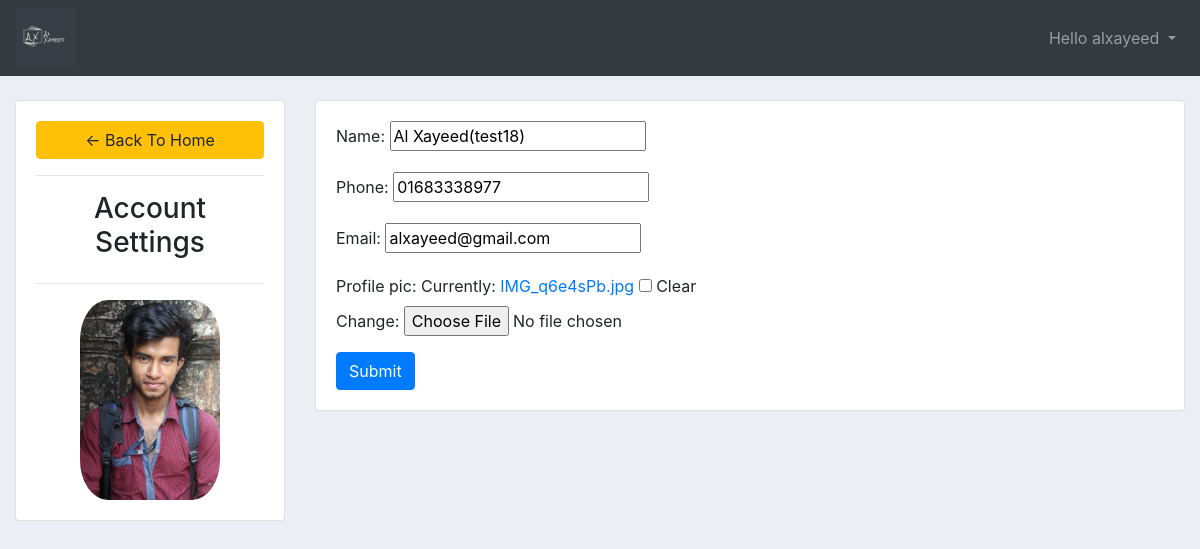
Screenshot of /account/ (signed in) with the database file from the repository.
### accounts/models.py (models this page shows, shortened)
class Customer(models.Model):
    user = models.OneToOneField(User, null=True, on_delete=models.CASCADE)
    name = models.CharField(max_length=200, null=True)
    phone = models.CharField(max_length=15, null=True)
    email = models.CharField(max_length=50, null=True)
    profile_pic = models.ImageField(default="default.jpeg", null=True, blank=True)
    date_joined = models.DateTimeField(auto_now_add=True, null=True, blank= True)

### accounts/decorators.py (the view)
        def wrapper_func(request, *args, **kwargs):
            group = None
            if request.user.groups.exists():
                group = request.user.groups.all()[0].name
            if group in allowed_roles:
                return view_func(request, *args, **kwargs)
            else:
                return HttpResponse('You are not authorized to view this page')

### accounts/forms.py
class CustomerForm(ModelForm):
    class Meta:
        model = Customer
        fields = '__all__'
        exclude = ['user']

### accounts/views.py (called while the page is built)
@login_required(login_url='login')
@allowed_users(allowed_roles=['customer'])
def acountSettings(request):
    customer = request.user.customer
    form = CustomerForm(instance=customer)
    if request.method == 'POST':
        form = CustomerForm(request.POST, request.FILES, instance=customer)
        if form.is_valid():
            form.save()
            messages.success(request, 'Profile Updated Successfully')
            return redirect('account')
    context = {'form':form}
    return render(request, 'accounts/account_settings.html', context)

### accounts/templates/accounts/account_settings.html (shortened to what this page needs)
{% extends 'accounts/base.html' %}
{% block content %}
<br>
<div class="row">
    <div class="col-md-3">
        <div class="card card-body">
            <a href="{% url 'home' %}" class="btn btn-warning">&#8592; Back To Home</a>
            <hr>
            <h3 style="text-align: center;">Account Settings</h3>
            <hr>
            <img src="{{request.user.customer.profile_pic.url}}" alt="" class="profile-pic">
        </div>
    </div>
    <div class="col-md-9">
        <div class="card card-body">
            <form method="POST" action="" enctype="multipart/form-data">
                {{form.as_p}}
                <input type="submit" class="btn btn-primary" name="Update Information">
            </form>
        </div>
    </div>
</div>
{% endblock %}

### accounts/templates/accounts/navbar.html (shortened to what this page needs)
{% load static %}
<nav class="navbar navbar-expand-lg navbar-dark bg-dark">
    <img src="{% static '/img/logo.png' %}"  alt="CRM" id="logo">
    <div class="collapse navbar-collapse" id="navbarNav">
      <li class="nav-item dropdown navbar-nav ml-auto">
        <a class="nav-link dropdown-toggle" href="#" id="navbarDropdown" role="button" data-toggle="dropdown" aria-haspopup="true" aria-expanded="false">
        {% if user %}
        Hello {{ request.user }}
        {% endif %}
        </a>
      </li>
    </div>
  </nav>

### static/css/main.css (style rules this page uses)
#logo { max-width: 60px; max-height: 60px; }
body { background-color: #ebeff5; }

### accounts/templates/accounts/account_settings.html (style rules this page uses)
.profile-pic { max-width: 200px; max-height: 200px; margin: 0 auto; border-radius: 20%; }

### rows the page displays
Customer: name "Al Xayeed(test18)", phone "01683338977", email "alxayeed@gmail.com"

### other values shown
{{ request.user }} "alxayeed"
